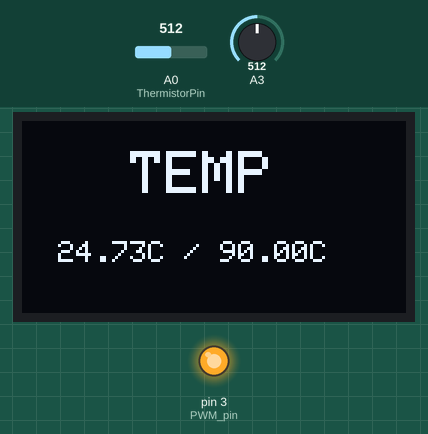
Recording of a sketch running on a simulated Arduino Uno, built with avr-gcc and run on an emulated ATmega328P. Parts: 128×64 one-colour display, output pins drawn as LEDs (lit = HIGH). Inputs (shaded band) come from the test bench; at power-on: A3 = 512, A0 (ThermistorPin) = 512. What the sketch prints to the serial monitor is not drawn.

Above: at 6.3 s.
6.4 s: A3 set to 858
At 7.8 s:
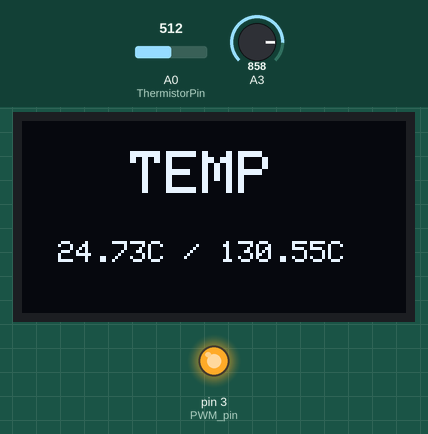
8.6 s: A3 set to 868
At 10.4 s:
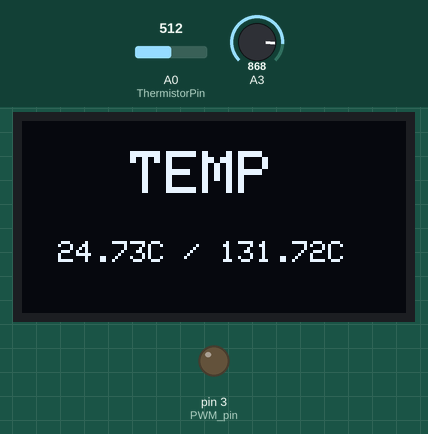
10.7 s: A0 (ThermistorPin) set to 529
At 11.8 s:
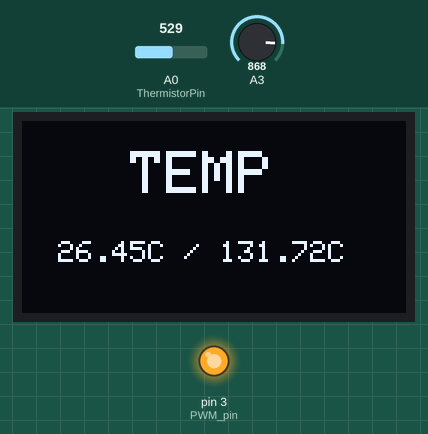
12.8 s: A3 set to 900
At 14.2 s:
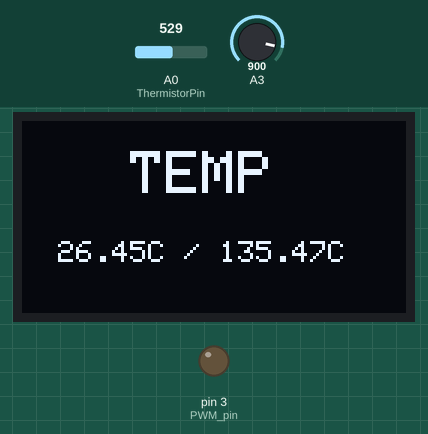
15.9 s: A0 (ThermistorPin) set to 511
At 17.6 s:
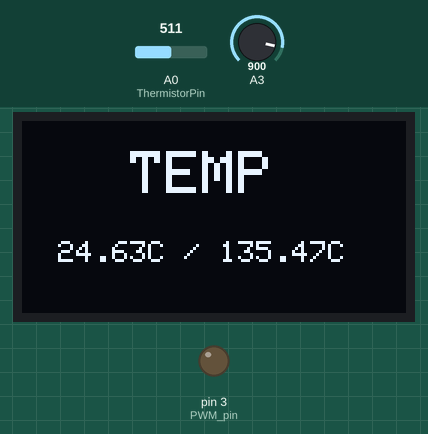
17.9 s: A0 (ThermistorPin) set to 306
At 19.1 s:
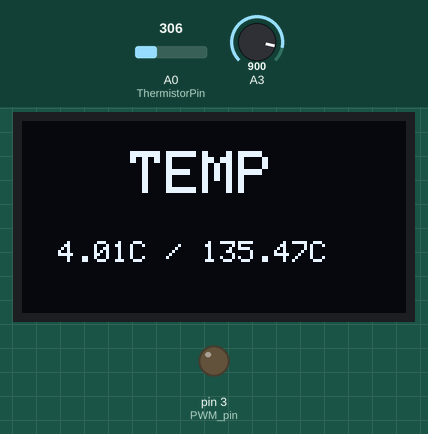
Timing chart, 0 to 20.9 s (numbered marks = the images above; inputs shaded):
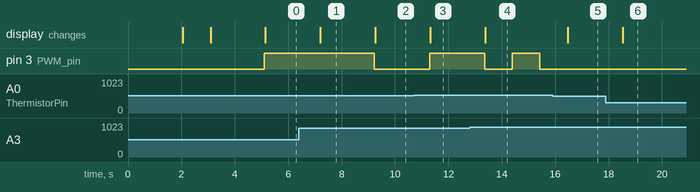

The sketch:

polyformer.ino
```cpp
#include <Wire.h>
#include <Adafruit_GFX.h>
#include <Adafruit_SSD1306.h>
#define SCREEN_WIDTH 128
#define SCREEN_HEIGHT 64
Adafruit_SSD1306 oled(SCREEN_WIDTH, SCREEN_HEIGHT, &Wire, -1);
static const uint8_t  PROGMEM image_data_20190410_114707[] = {
  0xff, 0xff, 0xff, 0xff, 0xff, 0xff, 0xff, 0xff, 0xff, 0xff, 0xff, 0xff, 0xff, 0xff, 0xff, 0xff,
  0xff, 0xff, 0xff, 0xff, 0xff, 0xff, 0xff, 0xff, 0xff, 0xff, 0xff, 0xf0, 0x3f, 0xff, 0xff, 0xff,
  0xff, 0xff, 0xff, 0xff, 0xff, 0xff, 0xff, 0xff, 0xff, 0xff, 0xff, 0xc0, 0x07, 0xff, 0xff, 0xff,
  0xff, 0xff, 0xff, 0xff, 0xff, 0xff, 0xff, 0xff, 0xff, 0xff, 0xff, 0x80, 0x03, 0xff, 0xff, 0xff,
  0xff, 0xff, 0xff, 0xff, 0xfe, 0x03, 0xff, 0xff, 0xff, 0xff, 0xff, 0x80, 0x01, 0xff, 0xff, 0xff,
  0xff, 0xff, 0xff, 0xff, 0xf8, 0x00, 0x7f, 0xff, 0xff, 0xff, 0xff, 0x80, 0x01, 0xff, 0xff, 0xff,
  0xff, 0xff, 0xff, 0xff, 0xf0, 0x00, 0x1f, 0xff, 0xff, 0xff, 0xff, 0x80, 0x01, 0xff, 0xff, 0xff,
  0xff, 0xff, 0xff, 0xff, 0xc0, 0x00, 0x0f, 0xff, 0xff, 0xff, 0xff, 0x80, 0x03, 0xff, 0xff, 0xff,
  0xff, 0xff, 0xff, 0xff, 0xc0, 0x1c, 0x07, 0xff, 0xff, 0xff, 0xff, 0x80, 0x03, 0xff, 0xff, 0xff,
  0xff, 0xff, 0xff, 0xff, 0x80, 0x7e, 0x03, 0xff, 0xff, 0xff, 0xff, 0x80, 0x03, 0xff, 0xff, 0xff,
  0xff, 0xff, 0xff, 0xff, 0x00, 0x7e, 0x81, 0xff, 0xff, 0xff, 0xff, 0x80, 0x07, 0xff, 0xff, 0xff,
  0xff, 0xff, 0xff, 0xff, 0x02, 0x3c, 0xe0, 0xff, 0xff, 0xff, 0xff, 0x00, 0x07, 0xff, 0xff, 0xff,
  0xff, 0xff, 0xff, 0xff, 0x0f, 0x98, 0xf0, 0xff, 0xff, 0xff, 0xff, 0x18, 0x0f, 0xff, 0xff, 0xff,
  0xff, 0xff, 0xff, 0xff, 0x0f, 0x80, 0xf0, 0x7f, 0xff, 0xff, 0xfe, 0x38, 0x0f, 0xff, 0xff, 0xff,
  0xff, 0xff, 0xff, 0xff, 0x0f, 0x80, 0xf0, 0x7f, 0xff, 0xff, 0xfe, 0x31, 0x8f, 0xff, 0xff, 0xff,
  0xff, 0xff, 0xff, 0xff, 0x0e, 0x00, 0x60, 0x7f, 0xff, 0xff, 0xfc, 0x71, 0x8f, 0xff, 0xff, 0xff,
  0xff, 0xff, 0xff, 0xff, 0x08, 0x00, 0x00, 0x7f, 0xff, 0xff, 0xfc, 0x01, 0x8f, 0xff, 0xff, 0xff,
  0xff, 0xff, 0xff, 0xff, 0x00, 0x00, 0x00, 0x7f, 0xff, 0xff, 0xfc, 0x40, 0x0f, 0xff, 0xff, 0xff,
  0xff, 0xff, 0xff, 0xff, 0x00, 0x00, 0xf0, 0x7f, 0xff, 0xff, 0xfc, 0x40, 0x0f, 0xff, 0xff, 0xff,
  0xff, 0xff, 0xff, 0xff, 0x80, 0x00, 0x70, 0x7f, 0xff, 0xff, 0xf8, 0x60, 0x1f, 0xff, 0xff, 0xff,
  0xff, 0xff, 0xff, 0xff, 0x80, 0x00, 0x70, 0x7f, 0xff, 0xff, 0xf8, 0x07, 0x1f, 0xff, 0xff, 0xff,
  0xff, 0xff, 0xff, 0xff, 0xc0, 0x00, 0x70, 0xff, 0xff, 0xff, 0xf8, 0x07, 0x1f, 0xff, 0xff, 0xff,
  0xff, 0xff, 0xff, 0xff, 0xc0, 0x00, 0x00, 0xff, 0xff, 0xff, 0xf8, 0x0f, 0x3f, 0xff, 0xff, 0xff,
  0xff, 0xff, 0xff, 0xff, 0x80, 0x00, 0x01, 0xff, 0xff, 0xff, 0xf8, 0x0e, 0x3f, 0xff, 0xff, 0xff,
  0xff, 0xff, 0xff, 0xff, 0x80, 0x00, 0x00, 0xff, 0xff, 0xff, 0xf0, 0x0e, 0x3f, 0xff, 0xff, 0xff,
  0xff, 0xff, 0xff, 0xff, 0x80, 0x00, 0x04, 0x7f, 0xf0, 0x7f, 0xf0, 0x0f, 0x7f, 0xff, 0xff, 0xff,
  0xff, 0xff, 0xff, 0xff, 0x82, 0x00, 0x08, 0x01, 0xf0, 0x7f, 0xf0, 0x0e, 0x7f, 0xff, 0xff, 0xff,
  0xff, 0xff, 0xff, 0xff, 0x82, 0x00, 0x70, 0x00, 0xf0, 0x3f, 0x18, 0x00, 0x7f, 0xff, 0xff, 0xff,
  0xff, 0xff, 0xff, 0xff, 0xe0, 0x00, 0x60, 0x00, 0x70, 0x1f, 0x1c, 0x0f, 0xff, 0xff, 0xff, 0xff,
  0xff, 0xff, 0xff, 0xff, 0x80, 0x00, 0x00, 0x00, 0x00, 0x01, 0x0e, 0x0f, 0xff, 0xff, 0xff, 0xff,
  0xff, 0xff, 0xff, 0xfc, 0x00, 0x00, 0x00, 0x00, 0x00, 0x00, 0x01, 0xdf, 0xff, 0xff, 0xff, 0xff,
  0xff, 0xff, 0xff, 0xf0, 0x00, 0x00, 0x00, 0x00, 0x00, 0x00, 0x01, 0xff, 0xff, 0xff, 0xff, 0xff,
  0xff, 0xff, 0xff, 0xe0, 0x00, 0x00, 0x00, 0x00, 0x00, 0x00, 0x11, 0xff, 0xff, 0xff, 0xff, 0xff,
  0xff, 0xff, 0xff, 0xc7, 0xc0, 0x00, 0x00, 0x00, 0x00, 0x00, 0x1f, 0xff, 0xff, 0xff, 0xff, 0xff,
  0xff, 0xff, 0xff, 0xc7, 0xf0, 0x00, 0x00, 0x00, 0x00, 0x00, 0x3f, 0xff, 0xff, 0xff, 0xff, 0xff,
  0xff, 0xff, 0xff, 0x86, 0x00, 0x00, 0x00, 0x00, 0x00, 0x00, 0x6f, 0xff, 0xff, 0xff, 0xff, 0xff,
  0xff, 0xff, 0xff, 0x80, 0x00, 0x00, 0x00, 0x00, 0x00, 0x00, 0x2d, 0xff, 0xff, 0xff, 0xff, 0xff,
  0xff, 0xff, 0xff, 0x80, 0x00, 0x00, 0x00, 0x00, 0x00, 0x00, 0x01, 0xff, 0xff, 0xff, 0xff, 0xff,
  0xff, 0xff, 0xff, 0xe0, 0xff, 0xef, 0x3f, 0xf0, 0x00, 0x00, 0x00, 0x3f, 0xff, 0xff, 0xff, 0xff,
  0xff, 0xff, 0xff, 0xff, 0xff, 0xef, 0xff, 0xff, 0xff, 0xff, 0xc1, 0xff, 0xff, 0xff, 0xff, 0xff,
  0xff, 0xff, 0xff, 0xff, 0x80, 0x0b, 0xff, 0x83, 0xff, 0xff, 0xff, 0xff, 0xff, 0xff, 0xff, 0xff,
  0xff, 0xff, 0xff, 0xff, 0xff, 0xff, 0xff, 0xff, 0xff, 0xff, 0xff, 0xff, 0xff, 0xff, 0xff, 0xff,
  0xff, 0xff, 0xff, 0xff, 0x03, 0xcf, 0x03, 0xc3, 0xf0, 0x01, 0xff, 0xff, 0xff, 0xff, 0xff, 0xff,
  0xff, 0xff, 0xff, 0xff, 0x87, 0xb7, 0x03, 0xff, 0xf0, 0x01, 0xff, 0xff, 0xff, 0xff, 0xff, 0xff,
  0xff, 0xff, 0xff, 0xff, 0x87, 0x8b, 0x03, 0x03, 0xf0, 0x01, 0xff, 0xff, 0xff, 0xff, 0xff, 0xff,
  0xff, 0xff, 0xff, 0xff, 0x80, 0x83, 0x03, 0xf3, 0xf0, 0x01, 0xff, 0xff, 0xff, 0xff, 0xff, 0xff,
  0xff, 0xff, 0xff, 0xff, 0x80, 0xcf, 0x02, 0x03, 0xf0, 0x01, 0xff, 0xff, 0xff, 0xff, 0xff, 0xff,
  0xff, 0xff, 0xff, 0xff, 0xff, 0xff, 0xff, 0xff, 0xf0, 0x01, 0xff, 0xff, 0xff, 0xff, 0xff, 0xff,
  0xff, 0xff, 0xff, 0xff, 0xff, 0xff, 0xff, 0xff, 0xf0, 0x01, 0xff, 0xff, 0xff, 0xff, 0xff, 0xff,
  0xff, 0xff, 0xff, 0xff, 0xff, 0xff, 0xff, 0xff, 0xff, 0xc7, 0xff, 0xff, 0xff, 0xff, 0xff, 0xff,
  0xff, 0xff, 0xff, 0xff, 0xff, 0xff, 0xff, 0xff, 0xff, 0xc3, 0xff, 0xff, 0xff, 0xff, 0xff, 0xff,
  0xff, 0xff, 0xff, 0xff, 0xff, 0xff, 0xff, 0xff, 0xff, 0xc0, 0xff, 0xff, 0xff, 0xff, 0xff, 0xff,
  0xff, 0xff, 0xff, 0xff, 0xff, 0xff, 0xff, 0xff, 0xff, 0xf1, 0xff, 0xff, 0xff, 0xff, 0xff, 0xff,
  0xff, 0xff, 0xff, 0xff, 0xff, 0xff, 0xff, 0xff, 0xff, 0xf7, 0xff, 0xff, 0xff, 0xff, 0xff, 0xff,
  0xff, 0xff, 0xff, 0xff, 0xff, 0xff, 0xff, 0x3f, 0xff, 0xff, 0xff, 0xff, 0xff, 0xff, 0xff, 0xff,
  0xff, 0xff, 0xff, 0xff, 0x0e, 0x19, 0xe7, 0x00, 0xc7, 0x0e, 0x62, 0x0c, 0x1f, 0xff, 0xff, 0xff,
  0xff, 0xff, 0xff, 0xff, 0x24, 0xd9, 0xe7, 0x44, 0x93, 0x26, 0x62, 0x6c, 0x8f, 0xff, 0xff, 0xff,
  0xff, 0xff, 0xff, 0xff, 0x20, 0xc9, 0xf2, 0xc7, 0x31, 0x26, 0x62, 0x3c, 0x8f, 0xff, 0xff, 0xff,
  0xff, 0xff, 0xff, 0xff, 0x21, 0xc9, 0xf8, 0xc1, 0x38, 0x06, 0x02, 0x1c, 0x1f, 0xff, 0xff, 0xff,
  0xff, 0xff, 0xff, 0xfe, 0x39, 0xc9, 0xf9, 0xc3, 0x38, 0x0e, 0x12, 0x7c, 0x3f, 0xff, 0xff, 0xff,
  0xff, 0xff, 0xff, 0xff, 0x3c, 0xc9, 0xf9, 0xc7, 0x31, 0x2e, 0x12, 0x7c, 0x9f, 0xff, 0xff, 0xff,
  0xff, 0xff, 0xff, 0xff, 0x3c, 0x18, 0x19, 0xc7, 0x83, 0x24, 0x92, 0x04, 0x8f, 0xff, 0xff, 0xff,
  0xff, 0xff, 0xff, 0xff, 0x3f, 0x38, 0x19, 0xc7, 0xc7, 0x20, 0xa2, 0x04, 0xcf, 0xff, 0xff, 0xff,
  0xff, 0xff, 0xff, 0xff, 0xff, 0xff, 0xff, 0xff, 0xff, 0xff, 0xff, 0xff, 0xff, 0xff, 0xff, 0xff
};
int ThermistorPin = 0;
int Vo;
float R1 = 10000;
float logR2, R2, T, Tc, Tf;
float c1 = 1.009249522e-03, c2 = 2.378405444e-04, c3 = 2.019202697e-07;
int PWM_pin = 3;
float set_temperature = 0;

float temperature_read = 0.0;
float PID_error = 0;
float previous_error = 0;
float elapsedTime, Time, timePrev;
float PID_value = 0;
int button_pressed = 0;
int menu_activated = 0;
float last_set_temperature = 0;
int kp = 350;   int ki = 300;   int kd = 50;
int PID_p = 0;    int PID_i = 0;    int PID_d = 0;
float last_kp = 0;
float last_ki = 0;
float last_kd = 0;
int PID_values_fixed = 0;
float lastset_temperature = 0;

void setup() {
  Serial.begin(9600);
  pinMode(3, OUTPUT);
  pinMode(A3, INPUT);
  if (!oled.begin(SSD1306_SWITCHCAPVCC, 0x3C)) {
    Serial.println(F("SSD1306 allocation failed"));
    while (true);
  }

  delay(2000);
  oled.clearDisplay();
  oled.setTextSize(4);
  oled.setTextColor(WHITE);
  oled.setCursor(0, 10);
  oled.println("START");
  oled.display();
  delay(1000);
  oled.clearDisplay();
  oled.drawBitmap(0, 0, image_data_20190410_114707, 128, 64, 1);
  oled.display();
  delay(1000);
  oled.clearDisplay();
  delay(1000);
}

void loop() {
  int P = analogRead(A3);
  set_temperature = P * 0.11719 + 30;
  Vo = analogRead(ThermistorPin);
  R2 = R1 * (1023.0 / (float)Vo - 1.0);
  logR2 = log(R2);
  T = (1.0 / (c1 + c2 * logR2 + c3 * logR2 * logR2 * logR2));
  Tc = T - 273.15;
  Tf = (Tc * 9.0) / 5.0 + 32.0;
  temperature_read = Tc;
  PID_error = set_temperature - temperature_read;
  PID_p = 0.01 * kp * PID_error;
  PID_i = 0.01 * PID_i + (ki * PID_error);
  timePrev = Time;
  Time = millis();
  elapsedTime = (Time - timePrev) / 1000;
  PID_d = 0.01 * kd * ((PID_error - previous_error) / elapsedTime);
  PID_value = PID_p + PID_i + PID_d;
  if (PID_value < 0)
  {
    PID_value = 0;
  }
  if (PID_value >= 255)
  {
    PID_value = 255;
  }
  analogWrite(3, PID_value);
  previous_error = PID_error;
    oled.setCursor(0, 10);
    oled.setTextColor(WHITE);
    oled.setTextSize(2);
    oled.println("   TEMP");
    oled.setTextSize(1);
    oled.setCursor(12, 40);
    oled.setTextColor(WHITE);
    oled.print(Tc);
    oled.print("C / ");
    oled.print(set_temperature);
    oled.print("C");
    oled.display();
    delay(1000);
    oled.clearDisplay();
  Serial.println(Tc);
  Serial.println(set_temperature);
  lastset_temperature = set_temperature;
}
```

Measured:
- the behaviour switches between 867 and 868 on A3 (found by bisection; images 1 and 2)
- the behaviour switches between 512 and 513 on A0 (ThermistorPin) (found by bisection; images 2 and 3)
- after the input at 6.4 s, the display: changes after 0.80 s (image 1)
- after the input at 8.6 s, pin 3 (PWM_pin): HIGH → LOW after 0.63 s; the display: changes after 0.66 s (image 2)
- after the input at 10.7 s, pin 3 (PWM_pin): LOW → HIGH after 0.59 s; the display: changes after 0.62 s (image 3)
- after the input at 12.8 s, pin 3 (PWM_pin): HIGH → LOW after 0.56 s, → HIGH 1.0 s later, → LOW 1.0 s later; the display: changes after 0.58 s (image 4)
- after the input at 15.9 s, pin 3 (PWM_pin): stays LOW (without the input it goes to HIGH after 0.55 s); the display: changes after 0.58 s (image 5)
- after the input at 17.9 s, the display: changes after 0.64 s (image 6)
